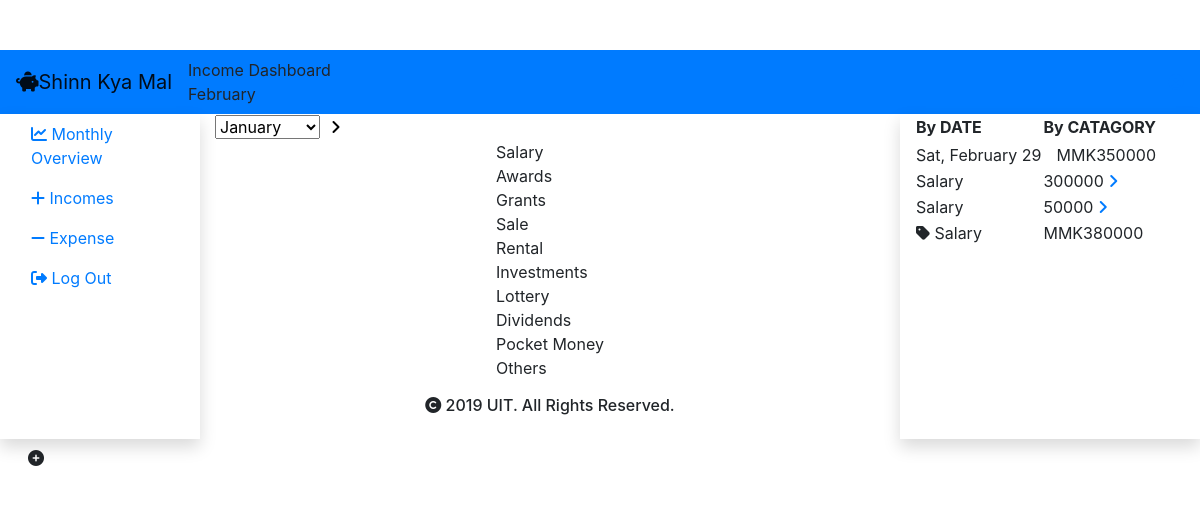
The app's page /main/incomeMainPage.php?month=02 (signed in) with its own data.
### tables this page shows
CREATE TABLE `income` (
  `income_id` int(10) NOT NULL,
  `income_categories` varchar(255) NOT NULL,
  `income_user_fk_id` int(11) DEFAULT NULL,
  `income_dateTime` date NOT NULL,
  `income_amount` int(11) NOT NULL,
  `income_description` varchar(255) DEFAULT NULL,
  `income_tag` varchar(255) DEFAULT NULL
);

CREATE TABLE `incomebycat` (
  `income_cat_fk_id` int(11) NOT NULL,
  `income_user_cat_id` int(11) NOT NULL,
  `income_cat_amount` int(11) NOT NULL,
  `income_cat_date` date NOT NULL
);

CREATE TABLE `incomecat` (
  `income_categories_id` int(11) NOT NULL,
  `income_categories_name` varchar(255) NOT NULL,
  `extra_cat_on_user_id` int(255) NOT NULL
);

### main/incomeMainPage.php (the view, shortened to what this page needs)
<?php
    include("cons/config.php");
    if(!isset($_SESSION['user']))
    {
        header("location: signinPage.php?");
        exit();
    }
    else if(isset($_SESSION['user']))
    {
        $id=$_SESSION['id'];
        $month = $_GET['month'];
        $monthToStyle = $month;
        $sql = "SELECT income.* FROM income LEFT JOIN userinfo ON user_id=income_user_fk_id WHERE income_user_fk_id='$id' AND MONTH(income_dateTime)='$month' ORDER BY income_dateTime ";
        $result = mysqli_query($conn, $sql);
        $preDate = "";
        $total = 0;
    }
?>
<!DOCTYPE html>
<html lang="en">
<head>
    <link rel="stylesheet" href="https://maxcdn.bootstrapcdn.com/bootstrap/4.3.1/css/bootstrap.min.css">
    <link rel="stylesheet" href="style.php?month=<?php echo($monthToStyle) ?>" type="text/css">
</head>
<body>
    <div class="preloader" id="Loader">
            </div>
    <header id="main">
        <nav class="navbar navbar-light bg-primary">
            <a class="navbar-brand" href="#"><i class="fas fa-piggy-bank"></i>Shinn Kya Mal</a>
            <ul class="navbar-nav mr-auto my-auto">
                <li class="nav-item">
                    Income Dashboard
                </li>
                <li class="nav-item">
                    <?php
                       if($month == "01")
                       {
                           echo("January");
                       }
                       else if($month == "02")
                       {
                            echo("February");
                       }
                    ?>
                </li>
            </ul>
            <span><a href="profilePage.php?"><i class="fas fa-user-circle"></i></a></span>
        </nav>
    </header>
    <?php
        $currentMont = date('m', time());
    ?>
    <section id="sub-Main">
        <div class="container-fluid">
            <div class="row">
                <div class="col-2 shadow justify-content-md-center" id="left-column">
                    <ul class="nav flex-column">
                        <li class="nav-item">
                            <a class="nav-link" href="monthlyMainPage.php?month=<?php echo($currentMont) ?> ">
                                <i class="fas fa-chart-line"></i>
                                <span>Monthly Overview</span>
                            </a>
                        </li>
                        <li class="nav-item">
                            <a class="nav-link" href="incomeMainPage.php?month=<?php echo($currentMont) ?> ">
                                <i class="fas fa-plus"></i>
                                <span>Incomes</span>
                            </a>
                        </li>
                        <li class="nav-item">
                            <a class="nav-link" href="expenseMainPage.php?month=<?php echo($currentMont) ?> ">
                                <i class="fas fa-minus"></i>
                                <span>Expense</span>
                            </a>
                        </li>
                        <li class="nav-item">
                            <a class="nav-link" href="logout_inc.php">
                                <i class="fas fa-sign-out-alt"></i>
                                <span>Log Out</span>
                            </a>
                        </li>
                    </ul>
                </div>
                <div class="col-7 dashboard " id="middle-column">
                    <form action="" method="POST">
                        <div id="clock">
                            <select id="months" name="month">
                                <option value="January">January</option>
                            </select>
                            <button type="submit" style="border:none;outline:none;background:transparent;" name="goToMonth"><i class="fas fa-angle-right"></i></button>
                        </div>
                    </form>
                    <div class="frame1">
                        <div class="row justify-content-md-center">
                            <div class="datas">
                                <div class="data users">
                                    <div class="text">
                                        <span class="left">Salary</span>
                                    </div>
                                </div>
                                <div class="data gb">
                                    <div class="text">
                                        <span class="left">Awards</span>
                                    </div>
                                </div>
                                <div class="data projects">
                                    <div class="text">
                                        <span class="left">Grants</span>
                                    </div>
                                </div>
                                <div class="data projects">
                                    <div class="text">
                                        <span class="left">Sale</span>
                                    </div>
                                </div>
                                <div class="data projects">
                                    <div class="text">
                                        <span class="left">Rental</span>
                                    </div>
                                </div>
                                <div class="data projects">
                                    <div class="text">
                                        <span class="left">Investments</span>
                                    </div>
                                </div>
                                <div class="data projects">
                                    <div class="text">
                                        <span class="left">Lottery</span>
                                    </div>
                                </div>
                                <div class="data projects">
                                    <div class="text">
                                        <span class="left">Dividends</span>
                                    </div>
                                </div>
                                <div class="data projects">
                                    <div class="text">
                                        <span class="left">Pocket Money</span>
                                    </div>
                                </div>
                                <div class="data projects">
                                    <div class="text">
                                        <span class="left">Others</span>
                                    </div>
                                </div>
                            </div>
                        </div>
                        <div class="row justify-content-md-center py-3">
                            <h6><i class="fas fa-copyright"></i> 2019 UIT. All Rights Reserved. </h6>
                        </div>
                    </div>
                </div>
                <div class="col-3 shadow" id="right-column">
                    <table>
                        <tr>
                            <th id="borderchange1" onclick="bydate()">By DATE</th>
                            <th id="borderchange2" onclick="bycata()">By CATAGORY</th>
                        </tr>
                        <tr class="blank_row">
                            <td colspan="1"></td>
                        </tr>
                        <tbody id="date">
                        <?php
                            while($rowTable = mysqli_fetch_assoc($result))
                            {
                                if($preDate != $rowTable['income_dateTime'])
                                {
                                    $preDate = $rowTable['income_dateTime'];
                                    $preDate_format = strtotime($preDate);
                                    $new_date_format = date('D, F d', $preDate_format);
                                    $editMonth = date('m', $preDate_format);
                                    $sqlTotal = "SELECT income.* FROM income LEFT JOIN userinfo ON user_id=income_user_fk_id WHERE income_user_fk_id='$id' AND income_dateTime='$preDate' ";
                                    $resultTotal = mysqli_query($conn, $sqlTotal);
                                    while($rowTotal = mysqli_fetch_assoc($resultTotal))
                                    {
                                        $total = $total + $rowTotal['income_amount'];
                                    }
                        ?>
                            <tr class="dateUnderline">
                                <td class="day"><?php echo($new_date_format) ?></td>
                                <td class="gray text-right">MMK<?php echo($total); $total=0; ?></td>
                            </tr>
                            <tr id="two" class="income">
                                <td>
                                    <?php echo($rowTable['income_categories']) ?>
                                </td>
                                <td class="money">
                                    <?php echo($rowTable['income_amount']) ?>
                                    <a href="incomeEdit.php?id=<?php echo($rowTable['income_id'])?>&month=<?php echo($editMonth) ?>">
                                        <i class="fas fa-angle-right gray"></i></i>
                                    </a>
                                </td>
                            </tr>
                        <?php
                                }
                                else if($preDate == $rowTable['income_dateTime'])
                                {
                        ?>
                            <tr id="two" class="income">
                                <td><?php echo($rowTable['income_categories']) ?></td>
                                <td class="money"><?php echo($rowTable['income_amount']) ?>
                                    <a href="incomeEdit.php?id=<?php echo($rowTable['income_id'])?>&month=<?php echo($editMonth) ?>">
                                        <i class="fas fa-angle-right gray"></i></i>
                                    </a>
                                </td>
                            </tr>
                        <?php
                                }
                            }
                        ?>
                        </tbody>
                        <tbody id="bycata">
                        <?php
                            $sqlByCatTable = "SELECT incomebycat.*, incomecat.income_categories_name FROM incomebycat LEFT JOIN incomecat ON income_cat_fk_id=income_categories_id WHERE income_user_cat_id='$id' AND MONTH(income_cat_date)='$month'  ";
                            $resultByCatTable = mysqli_query($conn, $sqlByCatTable);
                            while($rowByCatTable = mysqli_fetch_assoc($resultByCatTable))
                            {
                                if($rowByCatTable['income_cat_amount'] != 0)
                                {
                        ?>
                             <tr class="incomeCategory">
                                <td>
                                    <i class='fas fa-tag'></i> <?php echo($rowByCatTable['income_categories_name']) ?>
                                </td>
                                <td class="money">MMK<?php echo($rowByCatTable['income_cat_amount']) ?></td>
                            </tr>
                        <?php
                                }
                            }
                        ?>
                        </tbody>
                    </table>
                </div>
            </div>
            <div class="addBtn">
                        <a href="" class="btn btn-outline-*" data-toggle="modal" data-target="#incomemodal">
                        <i class="fas fa-plus-circle"></i>
                        </a>
                    </div>
        </div>
    </section>
</body>
</html>

### records on screen
income: income_dateTime "Sat, February 29", total "350000", income_categories "Salary", income_amount "300000"
income: income_categories "Salary", income_amount "50000"
incomebycat: income_cat_fk.income_categories_name "Salary", income_cat_amount "380000"
